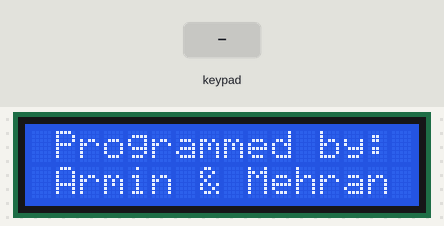
Bench run of a sketch on a simulated Arduino Mega 2560, built with avr-gcc and run on an emulated ATmega2560. Parts: 16×2 character LCD. The test bench sets the inputs (shaded band).

Above: at 0.1 s.
4.3 s: keypad keys A B C D A pressed 0.4 s apart
At 6.6 s:
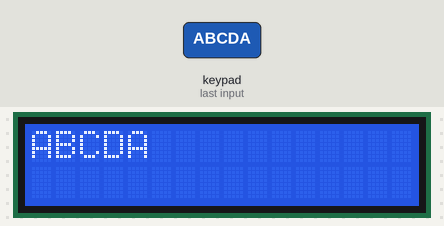
7.8 s: key 'A' pressed
At 8.9 s:
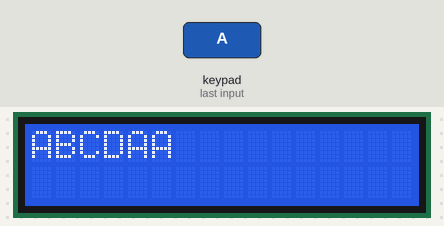
9.3 s: keypad keys A B C D D pressed 0.4 s apart
At 11.2 s:
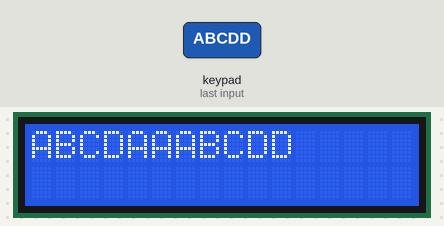
12.8 s: keypad keys A B C D = pressed 0.4 s apart
At 15.1 s:
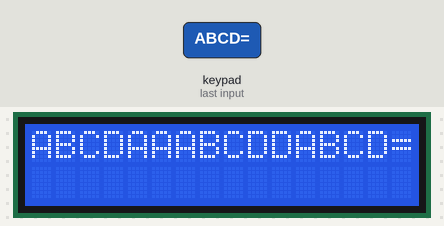
16.3 s: key '*' pressed
At 16.6 s:
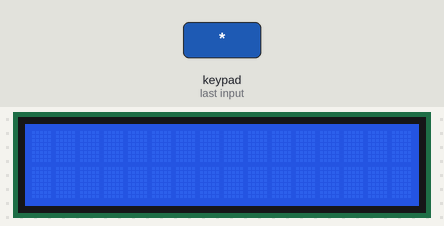
17.8 s: key 'B' pressed
At 18.9 s:
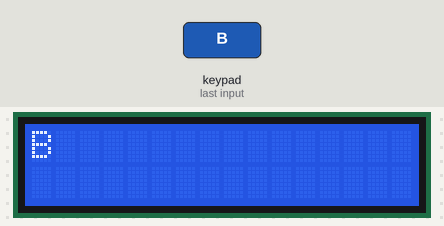
Timing chart, 0 to 20.3 s (numbered marks = the images above; inputs shaded):
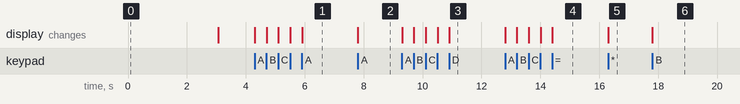

The sketch:

Q2.ino
```cpp
#include <Keypad.h>
#include <LiquidCrystal.h>

const byte ROWS = 4; //four rows
const byte COLS = 4; //four columns
String userName = "ABCD";
String password = "1234";
//define the cymbols on the buttons of the keypads
char hexaKeys[ROWS][COLS] = {
  {'7','8','9','A'},
  {'4','5','6','B'},
  {'1','2','3','C'},
  {'*','0','=','D'}
};
byte rowPins[ROWS] = {22, 23, 24, 25}; //connect to the row pinouts of the keypad
byte colPins[COLS] = {26, 27, 28, 29}; //connect to the column pinouts of the keypad

//initialize an instance of class NewKeypad
Keypad customKeypad = Keypad( makeKeymap(hexaKeys), rowPins, colPins, ROWS, COLS);
LiquidCrystal lcd (13, 12, 11, 10, 9, 8);
void setup(){
  lcd.begin(16,2);
  lcd.clear();
  lcd.setCursor(0,0);
  lcd.print(" Programmed by: ");
  lcd.setCursor(0,1);
  lcd.print(" Armin & Mehran ");
  delay(3000);
  lcd.clear();
}

void loop(){
  String str1 = "";
  String str2 = "";
  lcd.setCursor(0,0);
  while(1){
    char customKey = customKeypad.getKey();
    if (customKey){
      if(customKey == '*'){
        break;
      }
      lcd.print(customKey);
      str1 += customKey;
    }
  }
  lcd.clear();
  lcd.setCursor(0,0);
  while(1){
    char customKey = customKeypad.getKey();
    if (customKey){
      if(customKey == '*'){
        break;
      }
      lcd.print(customKey);
      str2 += customKey;
    }
  }
  lcd.clear();
  lcd.setCursor(0,0);
  if(str1 == userName && str2 == password){
    lcd.print("Enter successful");
  }
  else if(str1 != userName){
    lcd.print("Username invalid");
  }
  else{
    lcd.print("  Wrong password ");
  }
  delay(2000);
  lcd.clear();


}
```

Measured:
- after the input at 4.3 s, the display: first changes at once (image 1 shows a later state)
- after the input at 7.8 s, the display: changes at once (image 2)
- after the input at 9.3 s, the display: first changes at once (image 3 shows a later state)
- after the input at 12.8 s, the display: first changes at once (image 4 shows a later state)
- after the input at 16.3 s, the display: changes at once (image 5)
- after the input at 17.8 s, the display: changes at once (image 6)
